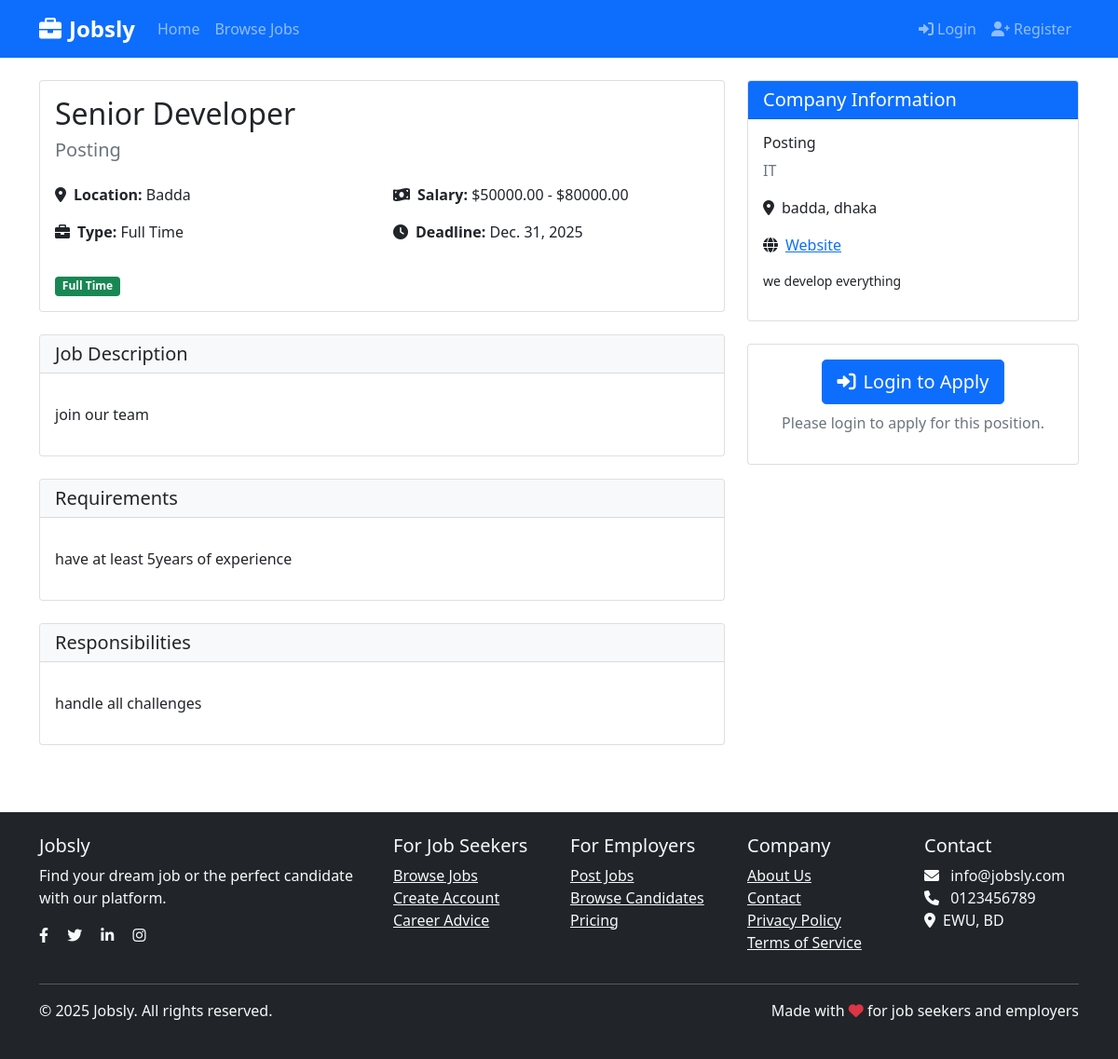
Page /jobs/1/ on the committed database.
### jobs/models.py (models this page shows, shortened)
class Job(models.Model):
    JOB_TYPE_CHOICES = (
        ('full_time', 'Full Time'),
        ('part_time', 'Part Time'),
        ('contract', 'Contract'),
        ('internship', 'Internship'),
        ('remote', 'Remote'),
    )
    STATUS_CHOICES = (
        ('pending', 'Pending Approval'),
        ('approved', 'Approved'),
        ('rejected', 'Rejected'),
    )
    employer = models.ForeignKey(EmployerProfile, on_delete=models.CASCADE, related_name='jobs')
    title = models.CharField(max_length=200)
    category = models.CharField(max_length=100)  # Changed to CharField
    location = models.CharField(max_length=100)
    job_type = models.CharField(max_length=20, choices=JOB_TYPE_CHOICES)
    salary_min = models.DecimalField(max_digits=10, decimal_places=2)  # Fixed this line
    salary_max = models.DecimalField(max_digits=10, decimal_places=2)  # Fixed this line
    description = models.TextField()
    requirements = models.TextField()
    responsibilities = models.TextField()
    application_deadline = models.DateField()
    is_active = models.BooleanField(default=True)
    status = models.CharField(max_length=20, choices=STATUS_CHOICES, default='pending')
    created_at = models.DateTimeField(auto_now_add=True)
    updated_at = models.DateTimeField(auto_now=True)
    class Meta:
        ordering = ['-created_at']

### accounts/models.py (models this page shows, shortened)
class EmployerProfile(models.Model):
    user = models.OneToOneField(User, on_delete=models.CASCADE, related_name='employerprofile')
    company_name = models.CharField(max_length=200)
    industry = models.CharField(max_length=100)
    address = models.TextField()
    description = models.TextField()
    website = models.URLField(blank=True)
    logo = models.ImageField(upload_to='company_logos/', null=True, blank=True)
    created_at = models.DateTimeField(auto_now_add=True)
    updated_at = models.DateTimeField(auto_now=True)

### jobs/views.py (the view)
# urls.py: path('jobs/<int:job_id>/', views.job_detail, name='job_detail'),
def job_detail(request, job_id):
    job = get_object_or_404(Job, id=job_id, status='approved', is_active=True)
    has_applied = False
    if request.user.is_authenticated and request.user.role == 'applicant':
        try:
            applicant_profile = request.user.applicantprofile
            has_applied = Application.objects.filter(job=job, applicant=applicant_profile).exists()
        except ApplicantProfile.DoesNotExist:
            pass
    context = {
        'job': job,
        'has_applied': has_applied
    }
    return render(request, 'jobs/job_detail.html', context)

### templates/jobs/job_detail.html (shortened to what this page needs)
{% extends 'base.html' %}
{% block content %}
<div class="container mt-4">
    <div class="row">
        <div class="col-lg-8">
            <div class="card mb-4">
                <div class="card-body">
                    <h1 class="h2">{{ job.title }}</h1>
                    <h5 class="text-muted">{{ job.employer.company_name }}</h5>
                    <div class="row mt-4">
                        <div class="col-md-6">
                            <p><i class="fas fa-map-marker-alt me-2"></i><strong>Location:</strong> {{ job.location }}</p>
                            <p><i class="fas fa-briefcase me-2"></i><strong>Type:</strong> {{ job.get_job_type_display }}</p>
                        </div>
                        <div class="col-md-6">
                            <p><i class="fas fa-money-bill-wave me-2"></i><strong>Salary:</strong> ${{ job.salary_min }} - ${{ job.salary_max }}</p>
                            <p><i class="fas fa-clock me-2"></i><strong>Deadline:</strong> {{ job.application_deadline }}</p>
                        </div>
                    </div>
                    <div class="mt-3">
                        <span class="badge bg-success">{{ job.get_job_type_display }}</span>
                    </div>
                </div>
            </div>
            <div class="card mb-4">
                <div class="card-header bg-light">
                    <h5 class="mb-0">Job Description</h5>
                </div>
                <div class="card-body">
                    <p>{{ job.description|linebreaks }}</p>
                </div>
            </div>
            <div class="card mb-4">
                <div class="card-header bg-light">
                    <h5 class="mb-0">Requirements</h5>
                </div>
                <div class="card-body">
                    <p>{{ job.requirements|linebreaks }}</p>
                </div>
            </div>
            <div class="card mb-4">
                <div class="card-header bg-light">
                    <h5 class="mb-0">Responsibilities</h5>
                </div>
                <div class="card-body">
                    <p>{{ job.responsibilities|linebreaks }}</p>
                </div>
            </div>
        </div>
        <div class="col-lg-4">
            <div class="card mb-4">
                <div class="card-header bg-primary text-white">
                    <h5 class="mb-0">Company Information</h5>
                </div>
                <div class="card-body">
                    <h6>{{ job.employer.company_name }}</h6>
                    <p class="text-muted">{{ job.employer.industry }}</p>
                    <p><i class="fas fa-map-marker-alt me-2"></i>{{ job.employer.address }}</p>
                    {% if job.employer.website %}
                    <p><i class="fas fa-globe me-2"></i><a href="{{ job.employer.website }}" target="_blank">Website</a></p>
                    {% endif %}
                    <p class="small">{{ job.employer.description }}</p>
                </div>
            </div>
            <div class="card">
                <div class="card-body text-center">
                    {% if user.is_authenticated %}
                        {% if user.role == 'applicant' %}
                            {% if has_applied %}
                                <button class="btn btn-success btn-lg" disabled>
                                    <i class="fas fa-check me-2"></i>Already Applied
                                </button>
                                <p class="text-muted mt-2">You have already submitted your application for this position.</p>
                            {% else %}
                                <a href="{% url 'apply_job' job.id %}" class="btn btn-primary btn-lg">
                                    <i class="fas fa-paper-plane me-2"></i>Apply Now
                                </a>
                                <p class="text-muted mt-2">Submit your application before {{ job.application_deadline }}</p>
                            {% endif %}
                        {% else %}
                            <p class="text-muted">Employers cannot apply for jobs.</p>
                        {% endif %}
                    {% else %}
                        <a href="{% url 'login' %}?next={% url 'job_detail' job.id %}" class="btn btn-primary btn-lg">
                            <i class="fas fa-sign-in-alt me-2"></i>Login to Apply
                        </a>
                        <p class="text-muted mt-2">Please login to apply for this position.</p>
                    {% endif %}
                </div>
            </div>
        </div>
    </div>
</div>
{% endblock %}

### rows in the picture
Job: title "Senior Developer", employer.company_name "Posting", location "Badda", job_type "Full Time", salary_min "50000.00", salary_max "80000.00", application_deadline "Dec. 31, 2025", description "join our team", requirements "have at least 5years of experience", responsibilities "handle all challenges", employer.industry "IT", employer.address "badda, dhaka", employer.description "we develop everything"
